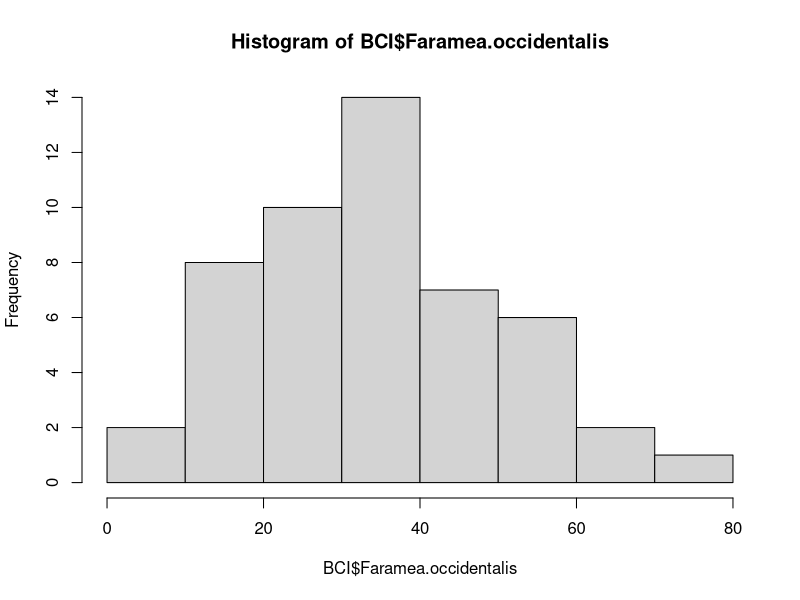
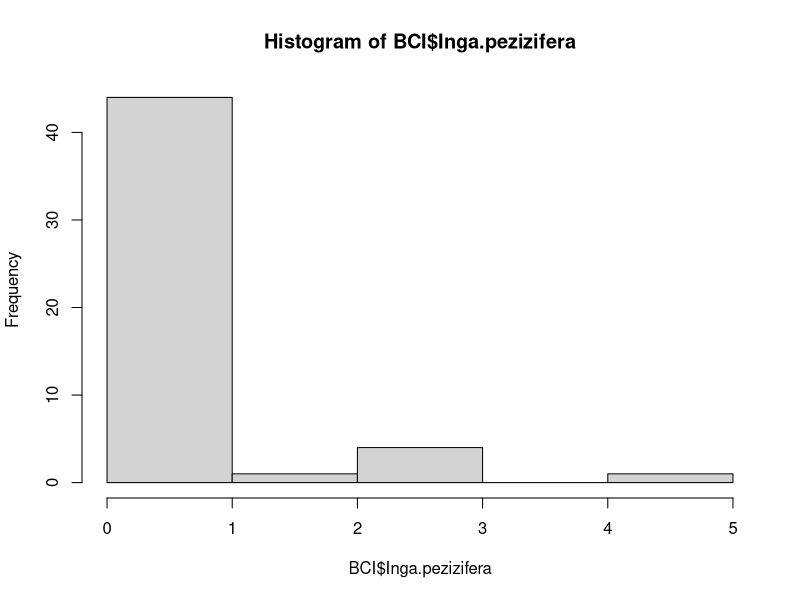
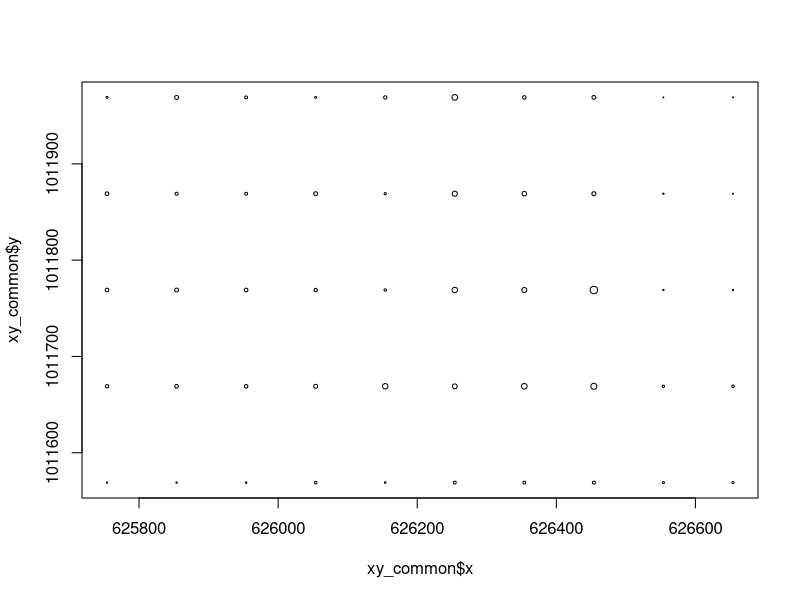
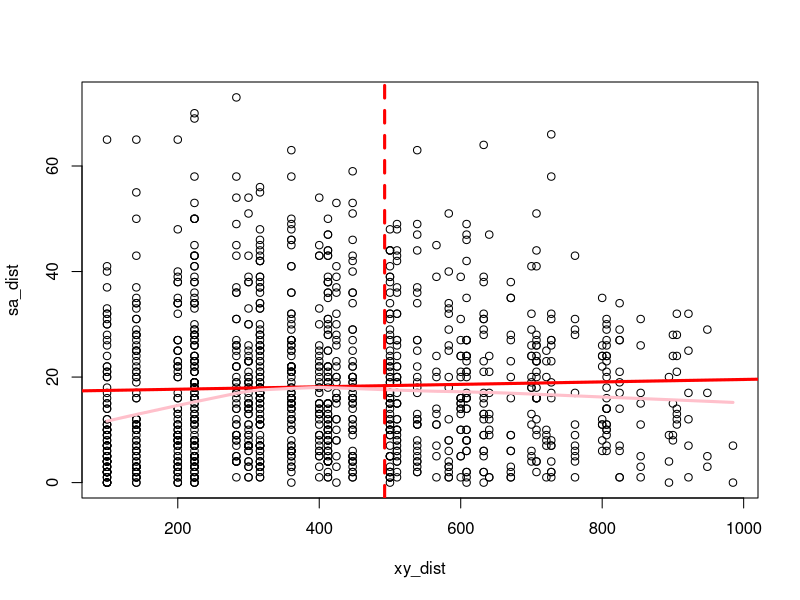
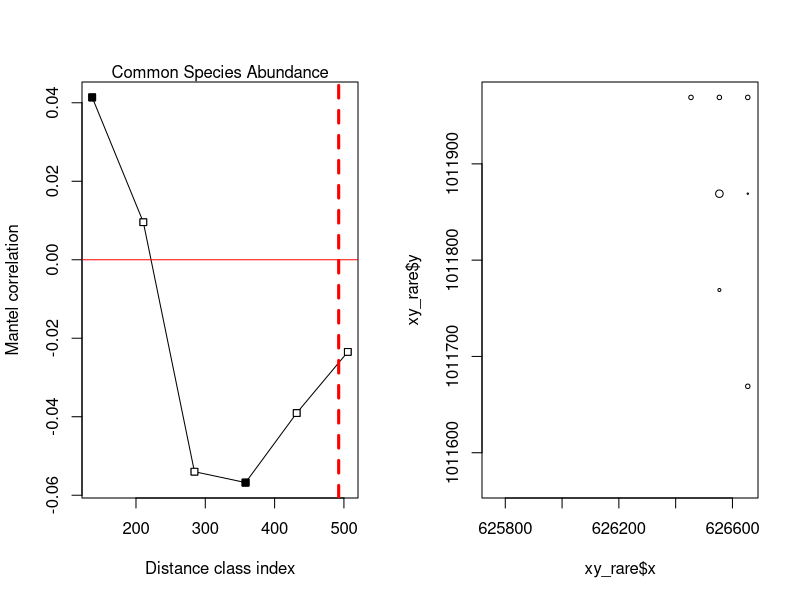
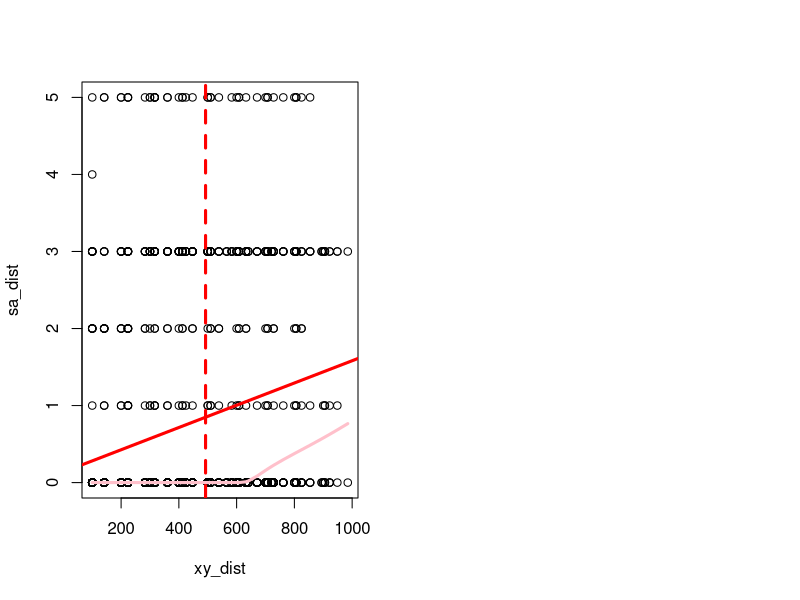
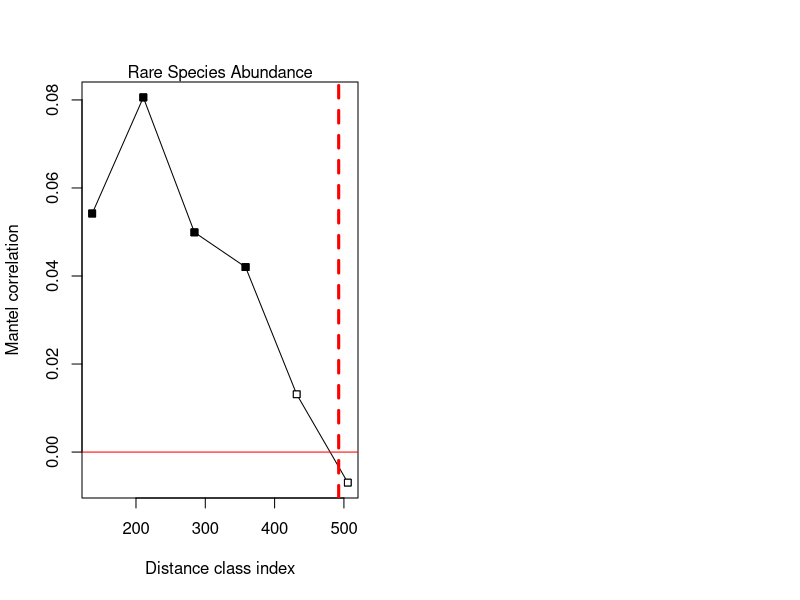

Recreate these plots in R, in order. (Note: this script raises an error after producing the figures.)
## ---- chunk 1
knitr::opts_chunk$set(echo = TRUE)
## ---- chunk 2
rm(list = ls(all = TRUE)) 

library(vegan)
data(BCI)
## UTM Coordinates (in metres)
BCI_xy = data.frame(x = rep(seq(625754, 626654, by=100), each=5), 
                    y = rep(seq(1011569,  1011969, by=100), len=50))
## ---- chunk 3

##for (i in 1:ncol(BCI)) {
  ##hist(BCI[,i], data = BCI)
  ##mtext(names(BCI[i]))
##}
## ---- chunk 4
hist(BCI$Faramea.occidentalis)

hist(BCI$Inga.pezizifera)
## ---- chunk 5
library(dplyr)
abund_common <- BCI %>% select(Faramea.occidentalis)
colnames(abund_common) <- c('abund_common')
xy_common <-  abund_common %>% bind_cols(BCI_xy)
plot(x = xy_common$x, y = xy_common$y, cex = xy_common$abund_common/max(xy_common$abund_common))
## ---- chunk 6
# calculate Euclidean distance between abundance and spatial coordinates
sa_dist <- dist(abund_common)
xy_dist <- dist(BCI_xy)

# ensure that max distance of interpretation is no greater than 1/2 of max distance in data set
max_dist <- max(xy_dist) / 2

# plot result
plot(xy_dist, sa_dist)
abline(lm(sa_dist ~ xy_dist), lwd=3, col='red')
lines(lowess(xy_dist, sa_dist), lwd=3, col='pink')
abline(v = max_dist, col='red', lwd=3, lty=2)

## ---- chunk 7
# calc. correlation
obs_cor <- cor(xy_dist, sa_dist)
obs_cor
## ---- chunk 8
# mantel permutation test function (p = # times (r null >= r obs) / # permutations)
common_mantel <- mantel(xy_dist, sa_dist)
common_mantel
## ---- chunk 9
# correlogram to break down xy_dist into sections. Does correlation differ by section along xy_dist axis 
common_corlog = mantel.correlog(sa_dist, xy_dist)
common_corlog

# plot correlogram result
par(mfrow=c(1,2))
plot(common_corlog)
mtext(side=3, 'Common Species Abundance')
abline(v = max_dist, col='red', lwd=3, lty=2)

## ---- chunk 10
abund_rare <- BCI %>% select(Inga.pezizifera)
colnames(abund_rare) <- c('abund_rare')
xy_rare <-  abund_rare %>% bind_cols(BCI_xy)
plot(x = xy_rare$x, y = xy_rare$y, cex = xy_rare$abund_rare/max(xy_rare$abund_rare))
## ---- chunk 11
# calculate Euclidean distance between abundance and spatial coordinates
sa_dist <- dist(abund_rare)
xy_dist <- dist(BCI_xy)

# do the plot thing
max_dist <- max(xy_dist) / 2

# plot result
plot(xy_dist, sa_dist)
abline(lm(sa_dist ~ xy_dist), lwd=3, col='red')
lines(lowess(xy_dist, sa_dist), lwd=3, col='pink')
abline(v = max_dist, col='red', lwd=3, lty=2)
## ---- chunk 12
# calc. correlation
obs_cor <- cor(xy_dist, sa_dist)
obs_cor
## ---- chunk 13
# mantel permutation test function (p = # times (r null >= r obs) / # permutations)
rare_mantel <- mantel(xy_dist, sa_dist)
rare_mantel
## ---- chunk 14
#correlogram to break down xy_dist into sections. Does correlation differ by section along xy_dist axis 
rare_corlog = mantel.correlog(sa_dist, xy_dist)
rare_corlog

#plot correlogram result
par(mfrow=c(1,2))
plot(rare_corlog)
mtext(side=3, 'Rare Species Abundance')
abline(v = max_dist, col='red', lwd=3, lty=2)

## ---- chunk 15
### select these species and place them in an "explanatory variables" df
BCI_exp <- BCI %>% select(Cordia.lasiocalyx, Hirtella.triandra,
           Picramnia.latifolia, Quassia.amara,
           Tabernaemontana.arborea, Trattinnickia.aspera, 
           Xylopia.macrantha)
### rename columns for species to have simpler names
colnames(BCI_exp) <- c('a', 'b', 'c', 'd', 'e', 'f', 'g')
### create "response variable" df with just Drypetes standleyi and rename column "sp_abund"
BCI_resp <- BCI %>% select(Drypetes.standleyi)
colnames(BCI_resp) <- c('sp_abund')
### put dataframes together for model construction
sa_dat = data.frame(BCI_resp, BCI_exp, BCI_xy)
## ---- chunk 16
library(nlme)
#create model containing all species as explanatory variables
sa_exp = gls(sp_abund ~ a + b + c + d + e + f + g, data=sa_dat)
#plot error to check independence of error
plot(Variogram(sa_exp, form= ~ x + y))
#add a nugget to model
sa_exp_nug = update(sa_exp, corr=corExp(form=~x + y, nugget=T))
#plot error of model with nugget added with unnormalized and normalized residuals
plot(Variogram(sa_exp_nug, maxDist = max_dist))
plot(Variogram(sa_exp_nug, maxDist = max_dist, resType = 'normalized'))
## ---- chunk 17
# g seems like an important variable, make model with just one variable
sa_g = gls(sp_abund ~ g, data=sa_dat)
plot(Variogram(sa_g, form= ~ x + y))

#add a nugget

## sa_g_nug = update(sa_g, corr=corExp(form=~x + y, nugget=T))

## false convergence error (8), essentially because effect of adding a nugget is so small

#compare all three models: all inclusive, all inclusive + nugget, and just g

anova(sa_exp, sa_exp_nug, sa_g, test=F)
## ---- chunk 18
summary(sa_exp)
summary(sa_exp_nug)
summary(sa_g)
## ---- chunk 19
#use corExp error term to display exponential residual model
sa_exp_g = update(sa_g, corr=corExp(form=~x + y))
plot(Variogram(sa_exp_g, form= ~ x + y))
summary(sa_g)
summary(sa_exp_g)
#use corExp error term to display exponential residual model
sa_exp_exp_nug = update(sa_exp_nug, corr=corExp(form=~x + y))
plot(Variogram(sa_exp_exp_nug, form= ~ x + y))
summary(sa_exp_nug)
summary(sa_exp_exp_nug)
## ---- chunk 20
anova(sa_g, sa_exp_g)
anova(sa_exp_nug, sa_exp_exp_nug)
## ---- chunk 21
col_brks = hist(residuals(sa_exp_nug), plot=F)$breaks
col_indices = as.numeric(cut(residuals(sa_exp_nug), col_brks))
cols = rev(terrain.colors(length(col_brks)))
plot(BCI_xy, cex=2, pch=19, col=cols[col_indices])
